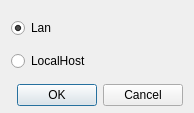
<?xml version="1.0" encoding="UTF-8"?>
<ui version="4.0">
 <class>DialogModo</class>
 <widget class="QDialog" name="DialogModo">
  <property name="geometry">
   <rect>
    <x>0</x>
    <y>0</y>
    <width>194</width>
    <height>113</height>
   </rect>
  </property>
  <property name="windowTitle">
   <string>Modo</string>
  </property>
  <layout class="QVBoxLayout" name="verticalLayout">
   <property name="bottomMargin">
    <number>0</number>
   </property>
   <item>
    <widget class="QRadioButton" name="radioButton">
     <property name="text">
      <string>Lan</string>
     </property>
     <property name="checked">
      <bool>true</bool>
     </property>
    </widget>
   </item>
   <item>
    <widget class="QRadioButton" name="radioButton_2">
     <property name="text">
      <string>LocalHost</string>
     </property>
    </widget>
   </item>
   <item>
    <widget class="QDialogButtonBox" name="buttonBox">
     <property name="maximumSize">
      <size>
       <width>16777215</width>
       <height>22</height>
      </size>
     </property>
     <property name="orientation">
      <enum>Qt::Horizontal</enum>
     </property>
     <property name="standardButtons">
      <set>QDialogButtonBox::Cancel|QDialogButtonBox::Ok</set>
     </property>
    </widget>
   </item>
  </layout>
 </widget>
 <resources/>
 <connections>
  <connection>
   <sender>buttonBox</sender>
   <signal>accepted()</signal>
   <receiver>DialogModo</receiver>
   <slot>accept()</slot>
   <hints>
    <hint type="sourcelabel">
     <x>248</x>
     <y>254</y>
    </hint>
    <hint type="destinationlabel">
     <x>157</x>
     <y>274</y>
    </hint>
   </hints>
  </connection>
  <connection>
   <sender>buttonBox</sender>
   <signal>rejected()</signal>
   <receiver>DialogModo</receiver>
   <slot>reject()</slot>
   <hints>
    <hint type="sourcelabel">
     <x>316</x>
     <y>260</y>
    </hint>
    <hint type="destinationlabel">
     <x>286</x>
     <y>274</y>
    </hint>
   </hints>
  </connection>
 </connections>
</ui>
